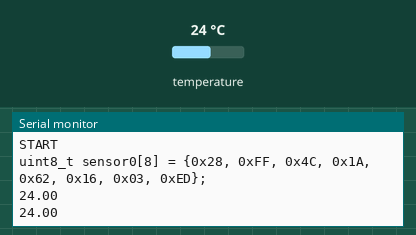
A sketch run on a simulated Arduino Nano, built with avr-gcc and run on an emulated ATmega328P. Shown: the last lines printed to the serial monitor. The test bench sets the inputs (shaded band); at power-on: temperature 24 °C.

Above: at 3.3 s.
3.4 s: temperature set to 12 °C
At 5.4 s:
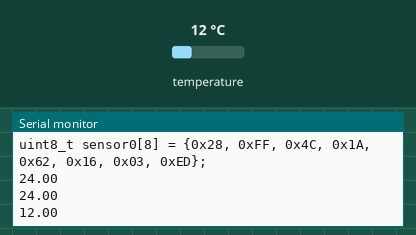
5.9 s: temperature set to 19 °C
At 6.7 s:
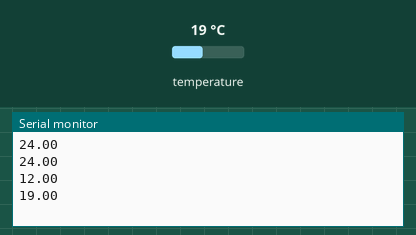
Timing chart, 0 to 8.9 s (numbered marks = the images above; inputs shaded):
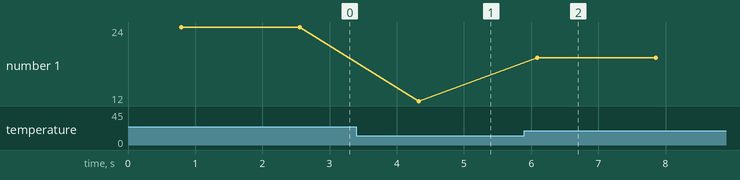

Measured:
- after the input at 3.4 s, the serial monitor: prints a new line after 0.92 s (image 1)
- after the input at 5.9 s, the serial monitor: prints a new line after 0.19 s (image 2)
- plotted number 1: 24 → 12 after the input at 3.4 s, 12 → 19 after the input at 5.9 s

The sketch:

ds18b20.ino
```cpp
#include <OneWire.h>
#include <DallasTemperature.h>

#define ONE_WIRE_BUS 3

OneWire oneWire(ONE_WIRE_BUS);
DallasTemperature sensors(&oneWire);

void printAddress(DeviceAddress deviceAddress)
{
    for (uint8_t i = 0; i < 8; i++)
    {
        Serial.print("0x");
        if (deviceAddress[i] < 0x10)
            Serial.print("0");
        Serial.print(deviceAddress[i], HEX);
        if (i < 7)
            Serial.print(", ");
    }
}

void setup()
{
    Serial.begin(115200);

    Serial.println("START");

    sensors.begin();

    int cnt = sensors.getDeviceCount();

    for (int idx = 0; idx < cnt; ++idx)
    {
        DeviceAddress addr;
        sensors.getAddress(addr, idx);
        Serial.print("uint8_t sensor");
        Serial.print(idx);
        Serial.print("[8] = {");
        printAddress(addr);
        Serial.println("};");
    }
}

uint8_t sensor1[8] = {0x28, 0x65, 0xE0, 0x5A, 0x05, 0x00, 0x00, 0x1A};

void loop()
{
    sensors.requestTemperatures();

    float tempC = sensors.getTempCByIndex(0);
    //float tempC = sensors.getTempC(sensor1);

    if (tempC != DEVICE_DISCONNECTED_C)
    {
        Serial.println(tempC);
    }
    else
    {
        Serial.println("Error: Could not read temperature data");
    }

    delay(1000);
}
```
